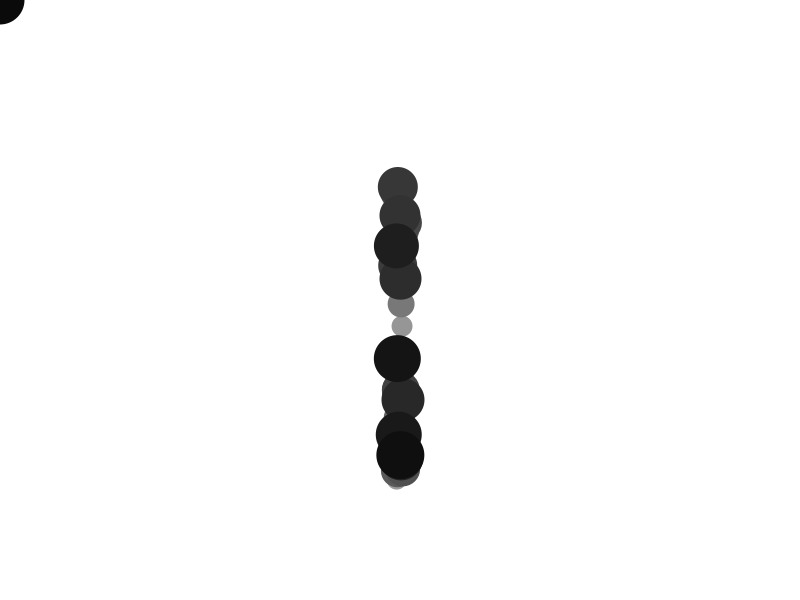
Frame 1 (no input)
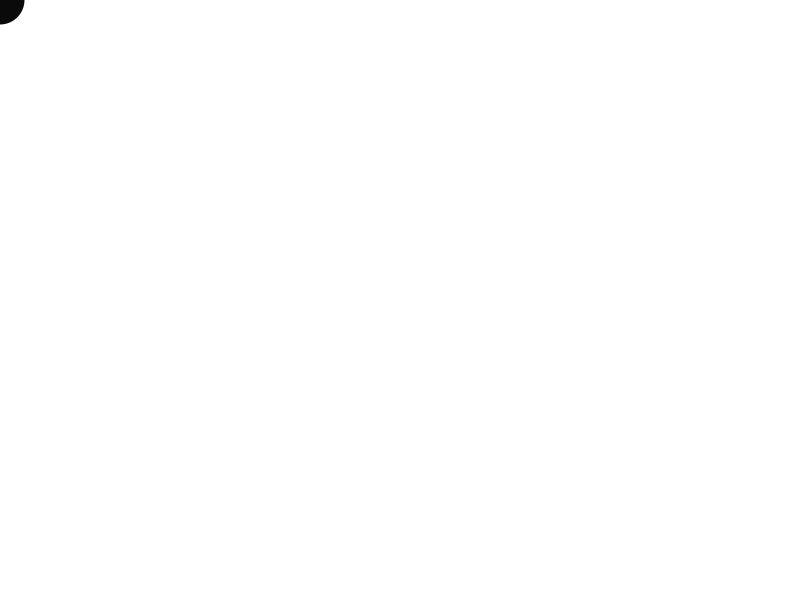
Frame 60 (the mouse pressed at the canvas centre just before this capture)
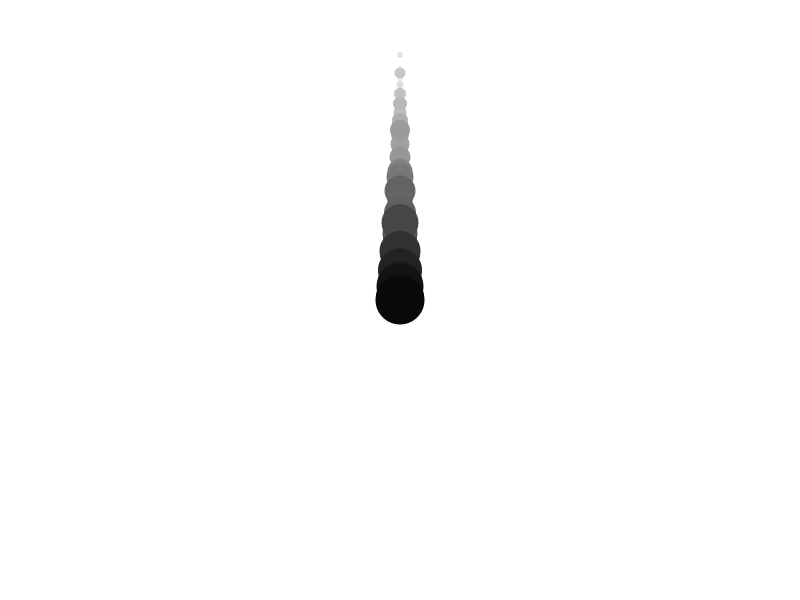
Frame 120 (the mouse held since frame 60 and released just before this capture)

The Processing sketch that drew these frames (run headless with seeded random() and noise(); from frame 60 on, the mouse is pressed at the canvas centre):

// Processing sketch: processing_166936
// ── processing_166936.pde

float[] xpos = new float[50];
float[] ypos = new float[50];
float z=500;

void setup() {
  size(800, 600);
  for (int i = 0; i < 50; i++) {

    xpos[i] = width/2;
    ypos[i] =z-random(400-80);
    ypos[i]-=2;
    xpos[i]=xpos[i]+random(-4,4);
  }
}

void draw() {
  background(255);
  for (int i = 0; i < 49; i++) {
    xpos[i] = xpos[i+1];
    ypos[i] = ypos[i+1]-random(10);
  }

  xpos[xpos.length-1] = mouseX;
  ypos[ypos.length-1] = mouseY;

  for (int i = 0; i < 50; i++) {
    noStroke();
    fill(255-i*5);
    ellipse(xpos[i], ypos[i], i, i);
  }
}
